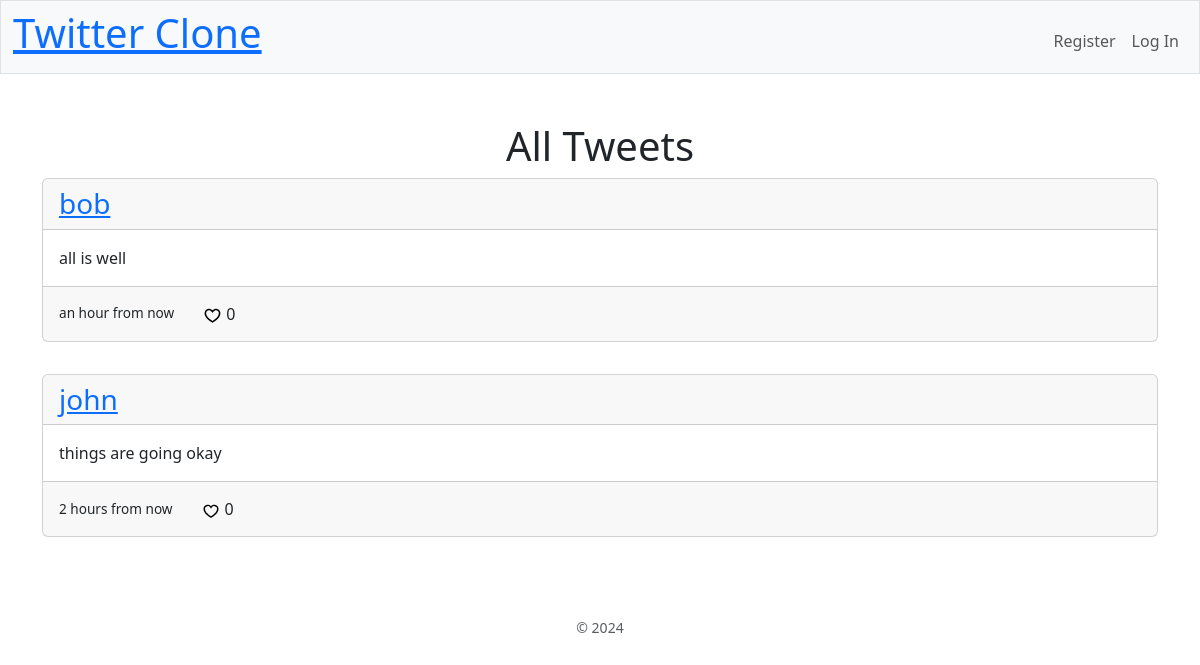
Before: / with the older database file.
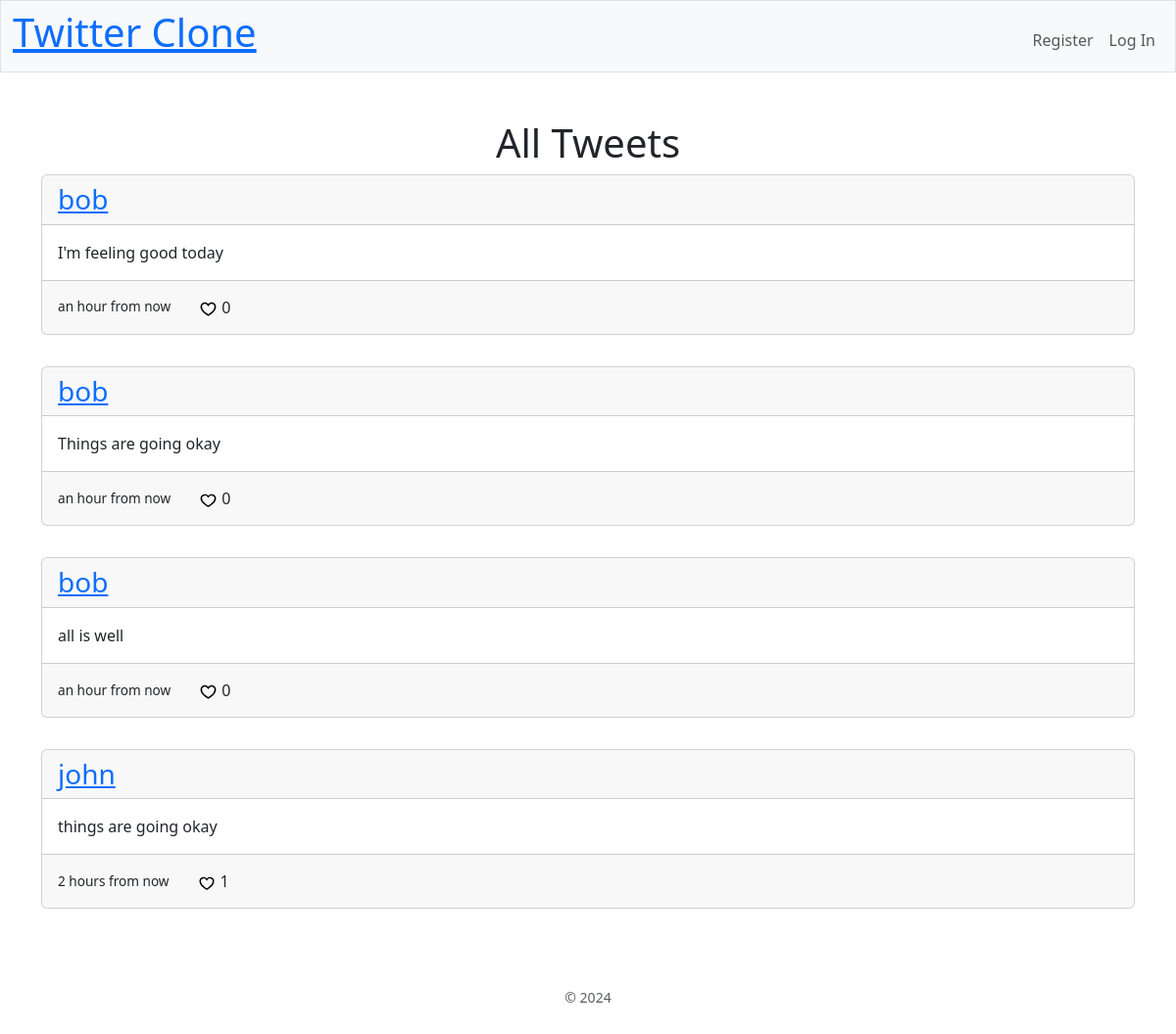
After: the same page with the newer database file.
### tables this page shows
CREATE TABLE tweets (
    id INTEGER PRIMARY KEY AUTOINCREMENT NOT NULL,
    date TIMESTAMP DEFAULT CURRENT_TIMESTAMP NOT NULL,
    contents TEXT NOT NULL,
    user_id INTEGER,
    FOREIGN KEY (user_id) REFERENCES users(id)
);

CREATE TABLE users (
    id INTEGER PRIMARY KEY AUTOINCREMENT NOT NULL,
    username TEXT NOT NULL,
    password TEXT NOT NULL
);

### app.py (the view)
@app.route("/")
def index():
    username = False
    if (session):
        username_call = db.execute("SELECT username FROM users WHERE id = ?", session["user_id"])
        username = username_call[0]["username"]
    tweets = db.execute("SELECT tweets.id, date, contents, user_id, users.username FROM tweets, users WHERE tweets.user_id = users.id ORDER BY date DESC")
    tweets = process_tweets(tweets)
    return render_template("index.html", tweets=tweets, username=username)

### app.py (called while the page is built)
@app.after_request
def after_request(response):
    response.headers["Cache-Control"] = "no-cache, no-store, must-revalidate"
    response.headers["Expires"] = 0
    response.headers["Pragma"] = "no-cache"
    return response

def process_tweets(tweets):
    for tweet in tweets:
        tweet["likes"] = db.execute("SELECT count(*) as likes FROM likes WHERE tweet_id = ?", tweet["id"])
        tweet["userlikes"] = db.execute("SELECT * FROM likes WHERE user_id = ? AND tweet_id = ?", session["user_id"], tweet["id"]) if session else False
        tweet_time = datetime.strptime(tweet["date"], "%Y-%m-%d %H:%M:%S")
        tweet["friendlydate"] = humanize.naturaltime(tweet_time - datetime.now())
    return tweets

### templates/index.html (shortened to what this page needs)
{% extends "layout.html" %}
{% block main %}
    <h1 class="text-center">All Tweets</h1>
    {% for tweet in tweets %}
        <div class="card">
            <h3 class="card-header"><a href="/user?user={{ tweet.user_id }}">{{ tweet.username }}</a></h3>
            <p class="card-body">{{ tweet.contents }}</p>
            <div class="card-footer">
                <h5>{{ tweet.friendlydate }}</h5>
                <div class="like-container">
                    {% if session %}
                        {% if tweet.userlikes %}
                            <button type="button" class="btn like-this" data-tweet-id="{{ tweet.id }}" data-action="dislike">
                                <img src="/static/heart_filled.svg" class="like" />
                                <span class="tweet-likes">{{ tweet.likes[0].likes }}</span>
                            </button>
                        {% else %}
                            <button type="button" class="btn like-this" data-tweet-id="{{ tweet.id }}" data-action="like">
                                <img src="/static/heart_empty.svg" class="like" />
                                <span class="tweet-likes">{{ tweet.likes[0].likes }}</span>
                            </button>
                        {% endif %}
                    {% else %}
                        <button type="button" class="btn logged-out">
                            <img src="/static/heart_empty.svg" class="like" />
                            <span class="tweet-likes">{{ tweet.likes[0].likes }}</span>
                        </button>
                    {% endif %}
                </div>
            </div>
        </div>
    {% endfor %}
{% endblock %}

### templates/layout.html (shortened to what this page needs)
<!DOCTYPE html>
<html lang="en">
    <head>
        <link href="https://cdn.jsdelivr.net/npm/bootstrap@5.3.2/dist/css/bootstrap.min.css" rel="stylesheet">
        <link href="/static/style.css" rel="stylesheet" />
    </head>
    <body>
        <nav class="bg-light border navbar navbar-expand-md">
            <div class="container-fluid">
                <h1><a href="/">Twitter Clone</a></h1>
                <div class="collapse navbar-collapse" id="navbar">
                    {% if session["user_id"] %}
                        <ul class="navbar-nav ms-auto mt-2">
                            <li class="nav-item"><a class="nav-link" href="/logout">Log Out</a></li>
                        </ul>
                    {% else %}
                        <ul class="navbar-nav ms-auto mt-2">
                            <li class="nav-item"><a class="nav-link" href="/register">Register</a></li>
                            <li class="nav-item"><a class="nav-link" href="/login">Log In</a></li>
                        </ul>
                    {% endif %}
                </div>
            </div>
        </nav>
        <main class="container py-5">
            {% block main %}{% endblock %}
        </main>
        <footer class="mb-5">
            <p class="mb-3 small text-center text-muted">
                &copy; 2024
            </p>
        </footer>
    </body>
</html>

### static/style.css (style rules this page uses)
.like { height: 18.75px; width: 18.75px; fill: red; }
.card { margin-bottom: 2rem; }
.card-footer { display: flex; gap: 1rem; align-items: center; }
.card-footer h5 { font-size: .85rem; margin: 0; }
.card-body { margin: 0; }

Changed rows visible on the page:
added tweets: username "bob", contents "I'm feeling good today", friendlydate "an hour from now", likes "0"
added tweets: username "bob", contents "Things are going okay", friendlydate "an hour from now", likes "0"
computed for tweets "things are going okay": likes "0" → "1"
